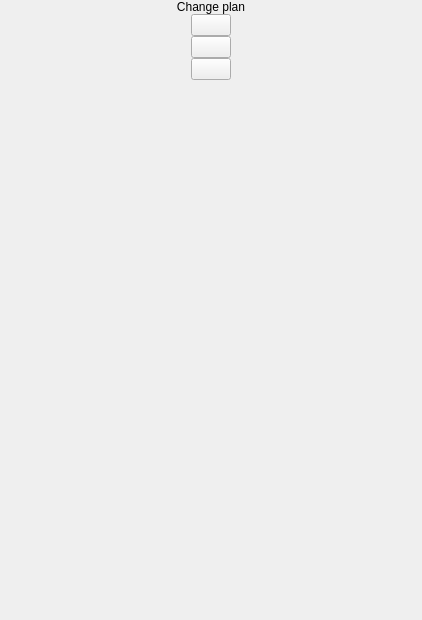
<?xml version="1.0" encoding="UTF-8"?>
<ui version="4.0">
 <class>AccountScreen</class>
 <widget class="QWidget" name="AccountScreen">
  <property name="geometry">
   <rect>
    <x>0</x>
    <y>0</y>
    <width>422</width>
    <height>620</height>
   </rect>
  </property>
  <property name="sizePolicy">
   <sizepolicy hsizetype="Fixed" vsizetype="Fixed">
    <horstretch>0</horstretch>
    <verstretch>0</verstretch>
   </sizepolicy>
  </property>
  <property name="windowTitle">
   <string>Form</string>
  </property>
  <layout class="QVBoxLayout" name="verticalLayout_4">
   <property name="spacing">
    <number>0</number>
   </property>
   <property name="leftMargin">
    <number>0</number>
   </property>
   <property name="topMargin">
    <number>0</number>
   </property>
   <property name="rightMargin">
    <number>0</number>
   </property>
   <property name="bottomMargin">
    <number>0</number>
   </property>
   <item>
    <widget class="QLabel" name="lblCaption">
     <property name="sizePolicy">
      <sizepolicy hsizetype="Preferred" vsizetype="Fixed">
       <horstretch>0</horstretch>
       <verstretch>0</verstretch>
      </sizepolicy>
     </property>
     <property name="text">
      <string>Change plan</string>
     </property>
     <property name="alignment">
      <set>Qt::AlignCenter</set>
     </property>
    </widget>
   </item>
   <item>
    <widget class="QWidget" name="wgtFirstMargin" native="true"/>
   </item>
   <item alignment="Qt::AlignHCenter">
    <widget class="QPushButton" name="btnPriceHigh">
     <property name="text">
      <string/>
     </property>
    </widget>
   </item>
   <item>
    <widget class="QWidget" name="wgtSecondMargin" native="true"/>
   </item>
   <item alignment="Qt::AlignHCenter">
    <widget class="QPushButton" name="btnPriceAverage">
     <property name="text">
      <string/>
     </property>
    </widget>
   </item>
   <item>
    <widget class="QWidget" name="wgtThirdMargin" native="true"/>
   </item>
   <item alignment="Qt::AlignHCenter">
    <widget class="QPushButton" name="btnPriceLow">
     <property name="text">
      <string/>
     </property>
    </widget>
   </item>
   <item>
    <spacer name="verticalSpacer_2">
     <property name="orientation">
      <enum>Qt::Vertical</enum>
     </property>
     <property name="sizeHint" stdset="0">
      <size>
       <width>20</width>
       <height>519</height>
      </size>
     </property>
    </spacer>
   </item>
  </layout>
 </widget>
 <resources/>
 <connections/>
</ui>
